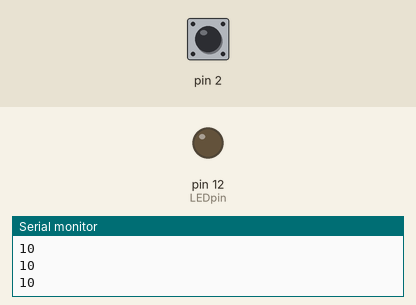
Bench run of a sketch on a simulated Arduino Uno, built with avr-gcc and run on an emulated ATmega328P. Shown: output pins drawn as LEDs (lit = HIGH), the last lines printed to the serial monitor. The inputs (shaded band) are chosen by the test bench; at power-on: pin 2 HIGH.

Above: at 1.2 s.
1.3 s: pin 2 pulled LOW for 0.15 s
At 1.38 s:
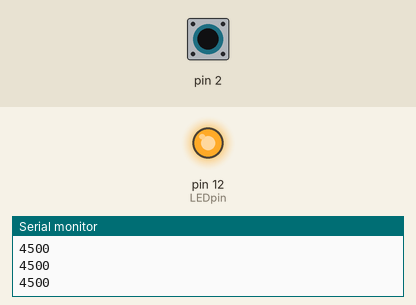
2.9 s: pin 2 pulled LOW for 3.2 s
At 7.5 s:
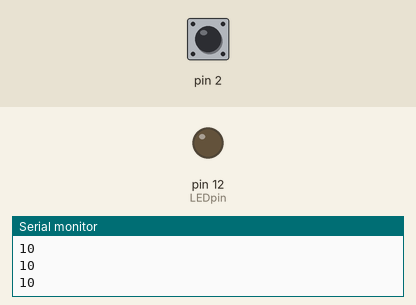
Timing chart, 0 to 9.0 s (numbered marks = the images above; inputs shaded):
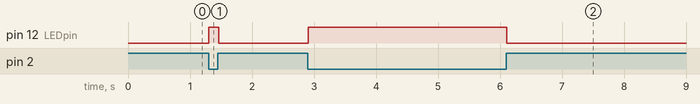

The sketch:

_13_touch_lamp.ino
```cpp
#include <CapacitiveSensor.h>

CapacitiveSensor capSensor = CapacitiveSensor(4,2);

int threshold = 1000;
const int LEDpin = 12;

void setup() {
  Serial.begin(9600);
  pinMode(LEDpin, OUTPUT);
}

void loop() {
  long sensorVal = capSensor.capacitiveSensor(30);
  Serial.println(sensorVal);

  if (sensorVal > threshold){
    digitalWrite(LEDpin, HIGH);
  }
  else{
    digitalWrite(LEDpin, LOW);
  }
  delay(10);
}
```

Measured:
- after the input at 1.3 s, pin 12 (LEDpin): LOW → HIGH at once, → LOW 0.16 s later
- after the input at 2.9 s, pin 12 (LEDpin): LOW → HIGH at once, → LOW 3.2 s later
